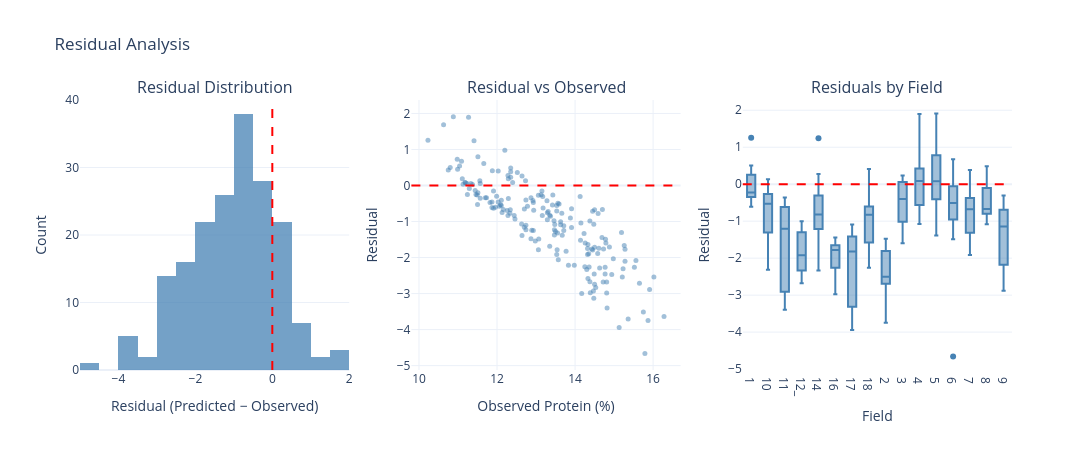

Here is the notebook cell this chart was saved with:
### Code cell
fig = make_subplots(
    rows=1, cols=3,
    subplot_titles=['Residual Distribution', 'Residual vs Observed', 'Residuals by Field']
)

fig.add_trace(go.Histogram(
    x=results_df['residual'], nbinsx=30,
    marker_color='steelblue', opacity=0.75,
    hovertemplate='Residual: %{x:.2f}<br>Count: %{y}<extra></extra>',
    showlegend=False
), row=1, col=1)
fig.add_vline(x=0, line=dict(color='red', dash='dash'), row=1, col=1)

fig.add_trace(go.Scatter(
    x=results_df['protein_pct'], y=results_df['residual'],
    mode='markers', marker=dict(size=5, opacity=0.5, color='steelblue'),
    hovertemplate='Obs: %{x:.2f}%<br>Residual: %{y:.2f}%<extra></extra>',
    showlegend=False
), row=1, col=2)
fig.add_hline(y=0, line=dict(color='red', dash='dash'), row=1, col=2)

for fk in sorted(results_df['field_key'].unique()):
    fk_data = results_df[results_df['field_key'] == fk]
    fig.add_trace(go.Box(
        y=fk_data['residual'], name=str(fk),
        marker_color='steelblue', showlegend=False,
        hovertemplate='Field ' + str(fk) + '<br>%{y:.2f}%<extra></extra>'
    ), row=1, col=3)
fig.add_hline(y=0, line=dict(color='red', dash='dash'), row=1, col=3)

fig.update_layout(
    title='Residual Analysis',
    xaxis_title='Residual (Predicted − Observed)', yaxis_title='Count',
    xaxis2_title='Observed Protein (%)', yaxis2_title='Residual',
    xaxis3_title='Field', yaxis3_title='Residual',
    width=1200, height=450,
    template='plotly_white'
)
fig.show()
fig.write_image(FIGURES_DIR / 'residual_analysis.svg')

### Figure 1 — Plotly figure (JSON) as saved in the notebook; plotly's stock layout.template omitted (floating-point values rounded to 4 significant figures; data arrays with more than 128 entries replaced by an {"elided": "..."} marker saying what was removed)
{"data": [{"hovertemplate": "Residual: %{x:.2f}<br>Count: %{y}<extra></extra>", "marker": {"color": "steelblue"}, "nbinsx": 30, "opacity": 0.75, "showlegend": false, "type": "histogram", "x": {"elided": "186 float values"}, "xaxis": "x", "yaxis": "y"}, {"hovertemplate": "Obs: %{x:.2f}%<br>Residual: %{y:.2f}%<extra></extra>", "marker": {"color": "steelblue", "opacity": 0.5, "size": 5}, "mode": "markers", "showlegend": false, "type": "scatter", "x": {"elided": "186 float values"}, "xaxis": "x2", "y": {"elided": "186 float values"}, "yaxis": "y2"}, {"hovertemplate": "Field 1<br>%{y:.2f}%<extra></extra>", "marker": {"color": "steelblue"}, "name": "1", "showlegend": false, "type": "box", "xaxis": "x3", "y": [-0.2504, -0.3571, -0.08315, -0.61, -0.2037, 1.254, 0.503, -0.3369, 0.05275, -0.6034, -0.2485, 0.4523], "yaxis": "y3"}, {"hovertemplate": "Field 10<br>%{y:.2f}%<extra></extra>", "marker": {"color": "steelblue"}, "name": "10", "showlegend": false, "type": "box", "xaxis": "x3", "y": [-1.71, -0.9001, -2.289, -0.2629, -2.313, -0.515, -0.2684, -0.15, -0.7556, 0.131, -0.3036, -0.5437], "yaxis": "y3"}, {"hovertemplate": "Field 11<br>%{y:.2f}%<extra></extra>", "marker": {"color": "steelblue"}, "name": "11", "showlegend": false, "type": "box", "xaxis": "x3", "y": [-0.6761, -2.828, -2.984, -1.241, -0.5579, -0.4143, -1.069, -1.165, -0.3618, -2.031, -3.397, -3.131], "yaxis": "y3"}, {"hovertemplate": "Field 12_<br>%{y:.2f}%<extra></extra>", "marker": {"color": "steelblue"}, "name": "12_", "showlegend": false, "type": "box", "xaxis": "x3", "y": [-1.231, -1.371, -1.317, -1.782, -1.28, -1.005, -2.678, -2.064, -2.215, -2.214, -2.458, -2.584], "yaxis": "y3"}, {"hovertemplate": "Field 14<br>%{y:.2f}%<extra></extra>", "marker": {"color": "steelblue"}, "name": "14", "showlegend": false, "type": "box", "xaxis": "x3", "y": [-0.8223, -1.712, -0.8539, -0.6423, -1.041, 0.2758, 1.243, -0.495, -2.332], "yaxis": "y3"}, {"hovertemplate": "Field 16<br>%{y:.2f}%<extra></extra>", "marker": {"color": "steelblue"}, "name": "16", "showlegend": false, "type": "box", "xaxis": "x3", "y": [-1.665, -2.102, -1.763, -1.443, -1.742, -2.925, -2.254, -2.979, -2.268, -1.596, -1.636, -1.791], "yaxis": "y3"}, {"hovertemplate": "Field 17<br>%{y:.2f}%<extra></extra>", "marker": {"color": "steelblue"}, "name": "17", "showlegend": false, "type": "box", "xaxis": "x3", "y": [-1.752, -1.117, -1.521, -3.634, -1.092, -3.942, -2.998, -2.738, -1.889, -3.708, -1.49, -1.335], "yaxis": "y3"}, {"hovertemplate": "Field 18<br>%{y:.2f}%<extra></extra>", "marker": {"color": "steelblue"}, "name": "18", "showlegend": false, "type": "box", "xaxis": "x3", "y": [0.4124, -0.7729, -0.8292, -2.261, -1.249, -0.5729, -1.912, -0.3005, -0.6962, -1.686, -1.231], "yaxis": "y3"}, {"hovertemplate": "Field 2<br>%{y:.2f}%<extra></extra>", "marker": {"color": "steelblue"}, "name": "2", "showlegend": false, "type": "box", "xaxis": "x3", "y": [-2.715, -1.763, -3.513, -2.54, -2.47, -1.784, -2.458, -3.749, -1.826, -2.676, -2.673, -1.475], "yaxis": "y3"}, {"hovertemplate": "Field 3<br>%{y:.2f}%<extra></extra>", "marker": {"color": "steelblue"}, "name": "3", "showlegend": false, "type": "box", "xaxis": "x3", "y": [0.1333, -0.6335, -1.542, 0.0577, -0.3401, -0.1507, -1.107, 0.2319, -0.9266, 0.05725, -1.597, -0.4604], "yaxis": "y3"}, {"hovertemplate": "Field 4<br>%{y:.2f}%<extra></extra>", "marker": {"color": "steelblue"}, "name": "4", "showlegend": false, "type": "box", "xaxis": "x3", "y": [-1.074, 0.08427, 0.9807, -0.255, 1.896, -0.6645, 0.406, 0.1848, -0.8326, 0.4297, 0.0331], "yaxis": "y3"}, {"hovertemplate": "Field 5<br>%{y:.2f}%<extra></extra>", "marker": {"color": "steelblue"}, "name": "5", "showlegend": false, "type": "box", "xaxis": "x3", "y": [-0.4556, 0.7985, 1.685, -1.387, -0.5292, 0.6091, -0.2644, 0.08085, 0.07925, 0.7279, 1.912], "yaxis": "y3"}, {"hovertemplate": "Field 6<br>%{y:.2f}%<extra></extra>", "marker": {"color": "steelblue"}, "name": "6", "showlegend": false, "type": "box", "xaxis": "x3", "y": [-0.4114, -0.5366, -0.7465, -1.161, 0.6748, 0.5432, -0.5563, -0.1406, 0.0279, -1.486, -4.66, -0.4746], "yaxis": "y3"}, {"hovertemplate": "Field 7<br>%{y:.2f}%<extra></extra>", "marker": {"color": "steelblue"}, "name": "7", "showlegend": false, "type": "box", "xaxis": "x3", "y": [-0.6276, -1.248, -0.4247, 0.1895, -0.4002, -0.3402, -1.891, 0.3817, -0.9495, -1.916, -0.7227, -1.384], "yaxis": "y3"}, {"hovertemplate": "Field 8<br>%{y:.2f}%<extra></extra>", "marker": {"color": "steelblue"}, "name": "8", "showlegend": false, "type": "box", "xaxis": "x3", "y": [-0.7068, -0.7676, -0.9777, -0.4741, -0.5737, -0.836, -1.081, -0.6542, 0.2648, 0.4875, 0.3607, -0.6893], "yaxis": "y3"}, {"hovertemplate": "Field 9<br>%{y:.2f}%<extra></extra>", "marker": {"color": "steelblue"}, "name": "9", "showlegend": false, "type": "box", "xaxis": "x3", "y": [-0.3078, -0.6738, -0.664, -0.7792, -0.7147, -1.303, -1.769, -2.08, -2.271, -2.542, -0.9861, -2.883], "yaxis": "y3"}], "layout": {"annotations": [{"font": {"size": 16}, "showarrow": false, "text": "Residual Distribution", "x": 0.1444, "xanchor": "center", "xref": "paper", "y": 1, "yanchor": "bottom", "yref": "paper"}, {"font": {"size": 16}, "showarrow": false, "text": "Residual vs Observed", "x": 0.5, "xanchor": "center", "xref": "paper", "y": 1, "yanchor": "bottom", "yref": "paper"}, {"font": {"size": 16}, "showarrow": false, "text": "Residuals by Field", "x": 0.8556, "xanchor": "center", "xref": "paper", "y": 1, "yanchor": "bottom", "yref": "paper"}], "height": 450, "shapes": [{"line": {"color": "red", "dash": "dash"}, "type": "line", "x0": 0, "x1": 0, "xref": "x", "y0": 0, "y1": 1, "yref": "y domain"}, {"line": {"color": "red", "dash": "dash"}, "type": "line", "x0": 0, "x1": 1, "xref": "x2 domain", "y0": 0, "y1": 0, "yref": "y2"}, {"line": {"color": "red", "dash": "dash"}, "type": "line", "x0": 0, "x1": 1, "xref": "x3 domain", "y0": 0, "y1": 0, "yref": "y3"}], "title": {"text": "Residual Analysis"}, "width": 1200, "xaxis": {"anchor": "y", "domain": [0, 0.2889], "title": {"text": "Residual (Predicted − Observed)"}}, "xaxis2": {"anchor": "y2", "domain": [0.3556, 0.6444], "title": {"text": "Observed Protein (%)"}}, "xaxis3": {"anchor": "y3", "domain": [0.7111, 1], "title": {"text": "Field"}}, "yaxis": {"anchor": "x", "domain": [0, 1], "title": {"text": "Count"}}, "yaxis2": {"anchor": "x2", "domain": [0, 1], "title": {"text": "Residual"}}, "yaxis3": {"anchor": "x3", "domain": [0, 1], "title": {"text": "Residual"}}}}
